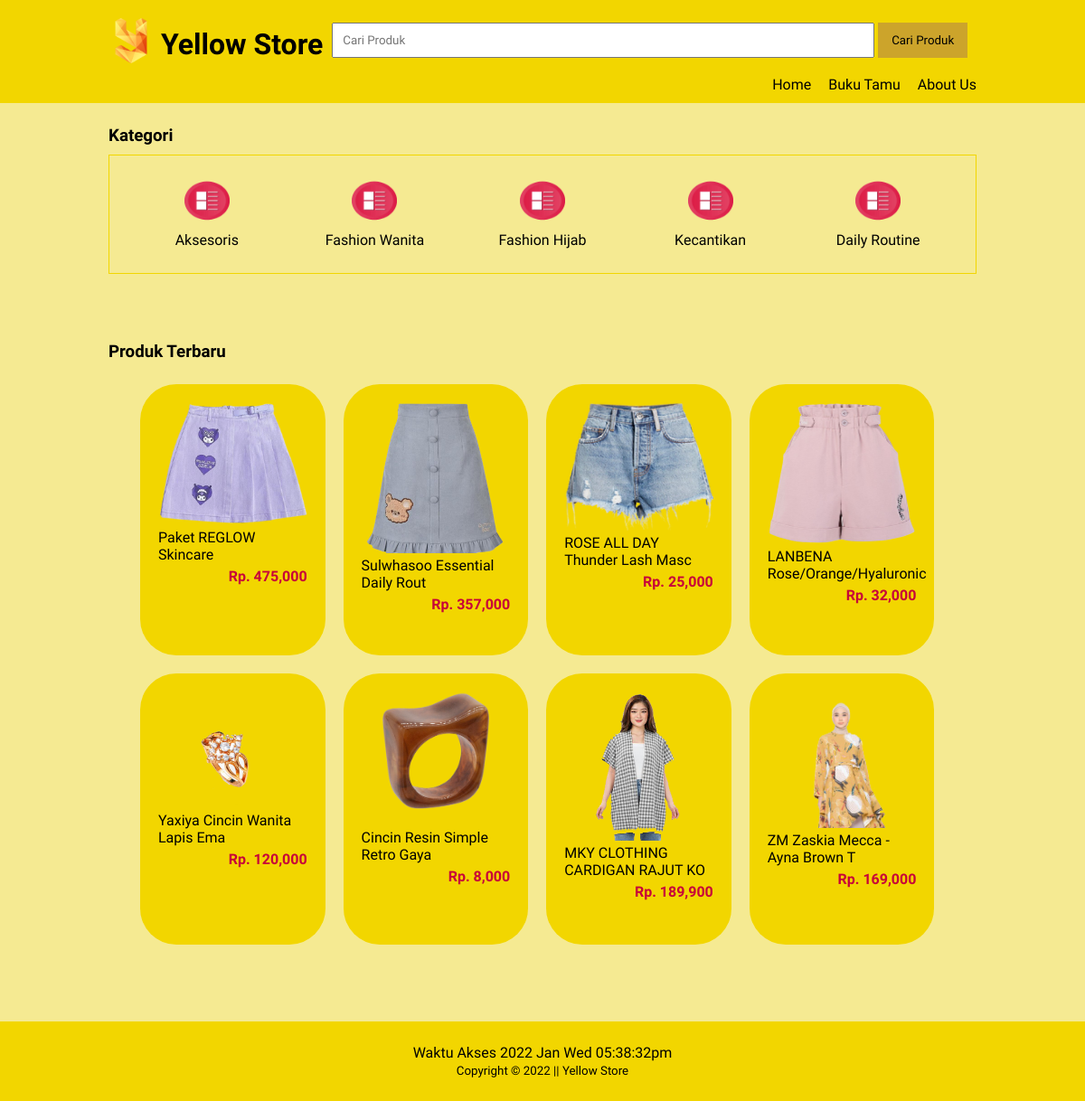
Before: / with the older database file.
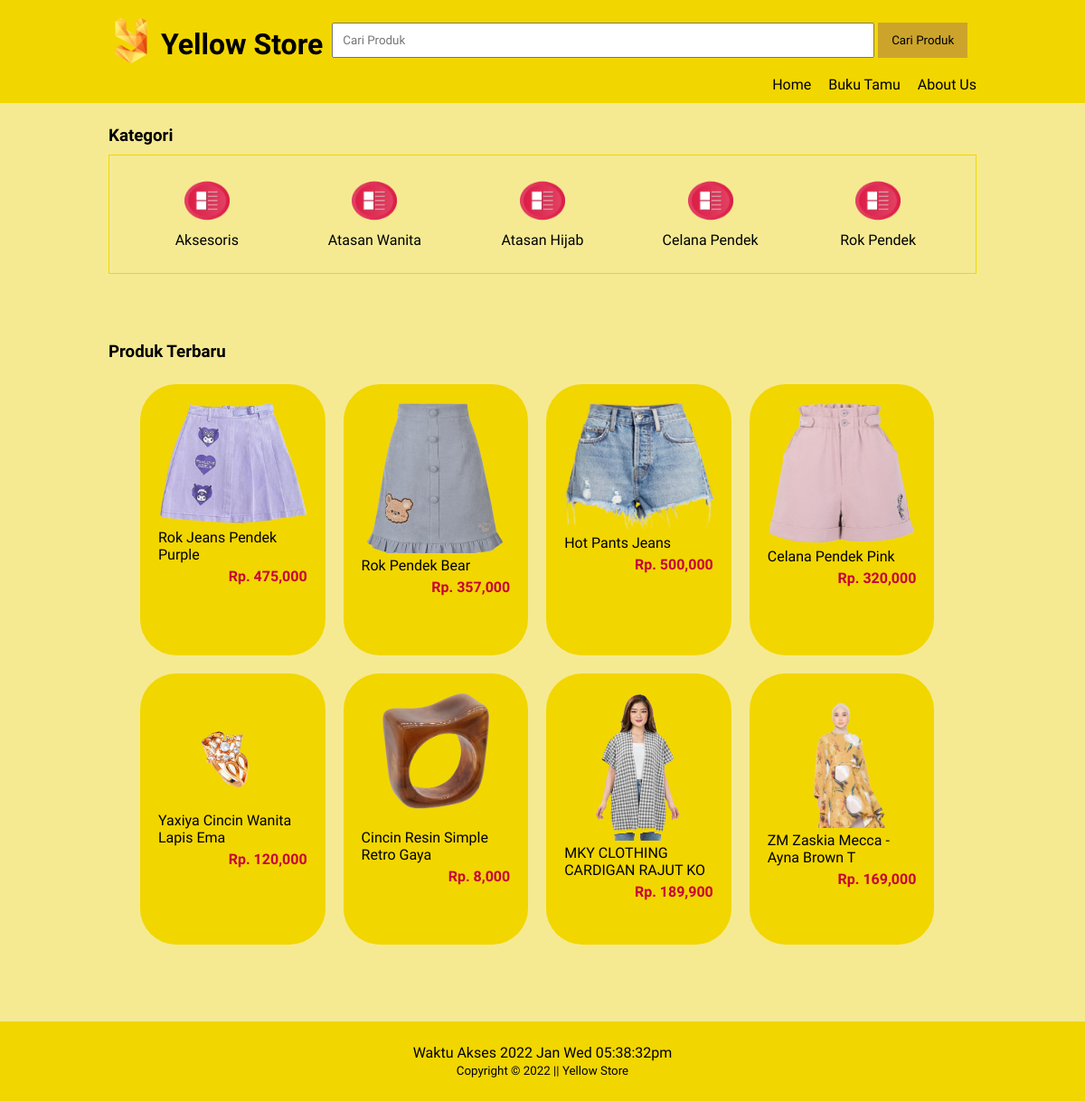
After: the same page with the newer database file.
### tables this page shows
CREATE TABLE `tb_category` (
  `category_id` int(11) NOT NULL,
  `category_name` varchar(25) NOT NULL
);

CREATE TABLE `tb_product` (
  `product_id` int(11) NOT NULL,
  `category_id` int(11) NOT NULL,
  `product_name` varchar(100) NOT NULL,
  `product_price` int(11) NOT NULL,
  `product_description` text NOT NULL,
  `product_image` varchar(100) NOT NULL,
  `product_status` tinyint(1) NOT NULL,
  `data_created` timestamp NOT NULL DEFAULT current_timestamp()
);

### index.php (the view, shortened to what this page needs)
<?php
	include 'db.php';
?>
<!DOCTYPE html>
<html>
<head>
	<link rel="stylesheet" type="text/css" href="css/style.css">
</head>
<body>
	<header>
		<div class="container">
			<h1><a href="index.php">
				<img src="./img/logo.png" alt="">
			Yellow Store</a></h1>
			<div class="search">
					<form action="produk.php">
						<input type="text" name="search" placeholder="Cari Produk">
						<input type="submit" name="cari" value="Cari Produk">
					</form>
			</div>
			<ul>
				<li><a href="index.php" class="btn-tamu">Home</a></li>
				<li><a href="tamu.php" class="btn-tamu">Buku Tamu</a></li>
				<li><a href="about.php" class="btn-tamu">About Us</a></li>
			</ul>
		</div>
	</header>
	<div class="section">
		<div class="container">
			<h3>Kategori</h3>
			<div class="box">
				<?php
					$kategori = mysqli_query($conn, "SELECT * FROM tb_category ORDER BY category_id DESC");
					if(mysqli_num_rows($kategori) > 0){
						while($k = mysqli_fetch_array($kategori)){
				?>
					<a href="produk.php?kat=<?php echo $k['category_id'] ?>">
						<div class="col-5">
							<img src="img/icon-kategori.png" style="margin-bottom:5px;">
							<p><?php echo $k['category_name'] ?></p>
						</div>
					</a>
				<?php }}else{ ?>
					<p>Kategori tidak ada</p>
				<?php } ?>
			</div>
		</div>
	</div>
	<div class="section">
		<div class="container">
			<h3>Produk Terbaru</h3>
			<div class="box-product">
				<?php
					$produk = mysqli_query($conn, "SELECT * FROM tb_product WHERE product_status = 1 ORDER BY product_id DESC LIMIT 8");
					if(mysqli_num_rows($produk) > 0){
						while($p = mysqli_fetch_array($produk)){
				?>
					<a href="detail-produk.php?id=<?php echo $p['product_id'] ?>">
						<div class="col-4">
							<img src="produk/<?php echo $p['product_image'] ?>">
							<p class="nama"><?php echo substr($p['product_name'], 0, 30) ?></p>
							<p class="harga">Rp. <?php echo number_format($p['product_price']) ?></p>
						</div>
					</a>
				<?php }}else{ ?>
					<p>Produk tidak ada</p>
				<?php } ?>
			</div>
		</div>
	</div>
	<div class="footer">
		<div class="container">
		<?php
			echo "Waktu Akses " . date("Y M D h:i:sa");
			?>
		</div>
		<small>Copyright &copy; 2022 || Yellow Store</small>
	</div>
</body>
</html>

### css/style.css (style rules this page uses)
* { padding:0; margin:0; font-family: 'Quicksand', sans-serif; }
body { background-color: #f5ea92; }
a { color: inherit; text-decoration: none; }
header { background-color: #f2d600; color: black; }
header img { position: relative; padding: 10px 0; width: 50px; height: 50px; top: 20px; }
header h1 { float: left; padding-bottom: 10px; margin-top: -10px; }
header ul { float: right; }
header ul li { display: inline-block; }
header ul li a { padding:20px 0 20px 15px; display: inline-block; border-radius: 70%; height: 10px; }
.container { width: 80%; margin:0 auto; }
.container:after { content: ''; display: block; clear: both; }
.section { padding:25px 0; }
.box { background-color: #f5ea92; border:1px solid #f2d600; padding:15px; box-sizing: border-box; margin:10px 0 25px 0; }
.box-product { background-color: #f5ea92; padding:15px; box-sizing: border-box; margin:10px 0 25px 0; }
.box:after,.box-product:after { content: ''; display: block; clear: both; }
header .search { padding-top: 25px; background-color: #f2d600; text-align: center; }
header .search input[type=text] { width: 60%; padding:10px; }
header .search input[type=submit] { padding:12px 15px; background-color: #cca42b; color: black; border:none; cursor: pointer; }
.col-5 { width:20%; height:100px; text-align: center; float: left; padding:10px; box-sizing: border-box; }
.col-5 img { height: 50px; width: 50px; }
.col-4 { width:22%; height: 300px; float: left; padding:20px; box-sizing: border-box; margin-bottom: 20px; margin-left: 0px; border-radius: 40px; background-color: #f2d600; margin-left: 20px; }
.col-4 img { width: 100%; }
.col-4 .nama { color: black; margin-bottom: 5px; }
.col-4 .harga { font-weight: bold; color:#C70039; float: right; }
.footer { padding:25px 0; background-color: #f2d600; color: black; text-align: center; }
.footer .container { display: flex; justify-content: center; }
.footer small { margin-top: 25px; }

Changed rows visible on the page:
changed tb_category: category_name "Fashion Wanita" → "Atasan Wanita"
changed tb_category: category_name "Fashion Hijab" → "Atasan Hijab"
changed tb_category: category_name "Kecantikan" → "Celana Pendek"
changed tb_category: category_name "Daily Routine" → "Rok Pendek"
changed tb_product: product_name "Paket REGLOW Skincare" → "Rok Jeans Pendek Purple"
changed tb_product: product_name "Sulwhasoo Essential Daily Rout" → "Rok Pendek Bear"
changed tb_product: product_name "ROSE ALL DAY Thunder Lash Masc" → "Hot Pants Jeans"; product_price "25,000" → "500,000"
changed tb_product: product_name "LANBENA Rose/Orange/Hyaluronic" → "Celana Pendek Pink"; product_price "32,000" → "320,000"
